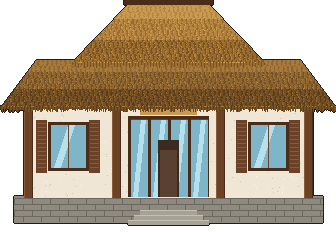
#> input picture src/assets/bali-casa.png, 336 x 232 px, given in place of Brick House A.png, which was not available
$ python build_assets.py ../src/assets/bali-casa.png
#> lines starting #> are read from the running program, lines starting #| are printed output that depends on the picture; after the words box and inside, x2 and y2 are one past the last pixel; in counts of white or black regions, pixels touching at a corner belong together
"""
Copies and prepares the pixel art PoopyWorld uses from the LPC Revised pack
(https://github.com/ElizaWy/LPC, licensed OGA-BY 3.0 / CC-BY 3.0).

Usage:  python3 tools/build_assets.py /path/to/LPC
Output: src/assets/*.png
"""
import sys, shutil
from pathlib import Path
from PIL import Image
import numpy as np

LPC = Path(sys.argv[1])
OUT = Path(__file__).resolve().parent.parent / 'src' / 'assets'
OUT.mkdir(parents=True, exist_ok=True)

def copy(src, name):
    shutil.copy(LPC / src, OUT / name)

copy('Terrain/terrain_summer.png', 'terrain.png')
copy('Terrain/trees_summer.png', 'trees.png')
copy('Terrain/plants_summer.png', 'plants.png')
copy('Terrain/flowers.png', 'flowers.png')
copy('Terrain/wildflowers_summer.png', 'wildflowers.png')
copy('Terrain/Rocks, Grasslands.png', 'rocks.png')
copy('Terrain/tilled_soil.png', 'soil.png')
copy('Structure/Fences/Plain Fence A.png', 'fence.png')
copy('Objects/Furniture/Table, Rough Wood.png', 'table.png')
copy('Objects/Furniture/Trough.png', 'trough.png')
copy('Objects/Furniture/Lighting, Outdoors.png', 'lamp.png')
copy('Objects/Furniture/Planter.png', 'planter.png')
copy('Objects/Furniture/Barrel.png', 'barrel.png')
copy('Objects/Furniture/Crate.png', 'crate.png')
copy('Objects/Small Items/Hay & Straw.png', 'hay.png')
copy('Objects/Small Items/Fire, Camp.png', 'campfire.png')
copy('Objects/Small Items/Buckets.png', 'buckets.png')
copy('Objects/Small Items/Baskets A.png', 'baskets.png')
# indoors
copy('Structure/Floor/Wood Floor A.png', 'floor_wood.png')
copy('Structure/Walls/Painted Walls.png', 'walls.png')
copy('Objects/Furniture/Seating/Sofa, Casual A.png', 'sofa.png')
copy('Objects/Furniture/Fireplace.png', 'fireplace.png')
copy('Objects/Furniture/Rugs/Swirling Vine Rug.png', 'rug.png')
copy('Objects/Furniture/Shelf.png', 'shelf.png')
copy('Objects/Furniture/TV, Widescreen.png', 'tv.png')
copy('Objects/Furniture/Countertop.png', 'counter.png')
copy('Objects/Furniture/Sink, Countertop.png', 'sink.png')
copy('Objects/Furniture/Oven, Modern.png', 'oven.png')
copy('Objects/Furniture/Fridge.png', 'fridge.png')
copy('Objects/Furniture/Lighting, Floor.png', 'floorlamp.png')
copy('Objects/Wall Items/Paintings, Landscape.png', 'paintings.png')
copy('Objects/Furniture/Clock, Grandfather.png', 'clock.png')
copy('Structure/Windows/Ornamental Windows A.png', 'window.png')
copy('Objects/Furniture/End Table.png', 'endtable.png')

# --- The house: Brick House A with the slate roof recoloured to warm terracotta ---
a = np.array(Image.open(LPC / 'Structure/Structures/Brick House A.png').convert('RGBA'))
#> a is the input picture: shape (232, 336, 4); mean R, G, B, A 108.4, 94.9, 74.8, 187.2
roof_map = {
    (15, 18, 24): (46, 18, 16), (27, 25, 43): (74, 30, 26), (41, 37, 58): (104, 40, 30),
    (52, 48, 67): (138, 54, 38), (72, 65, 82): (172, 72, 48), (75, 75, 96): (186, 86, 56),
    (114, 107, 126): (214, 120, 80),
}
out = a.copy()
h, w, _ = a.shape
#> h = 232; w = 336
for y in range(h):
    for x in range(w):
        roof = (y < 103) if x < 167 else (y < 71)
        if 205 <= x <= 222 and y < 29:
            roof = False  # chimney
        k = tuple(int(v) for v in a[y, x, :3])
        if roof and a[y, x, 3] > 0 and k in roof_map:
            out[y, x, :3] = roof_map[k]
Image.fromarray(out).save(OUT / 'house.png')

# Our own villa: the same house made wider (longer roof, a second window).
strip = out[:, 104:112]
villa = np.concatenate([out[:, :112]] + [strip] * 8 + [out[:, 112:]], axis=1)
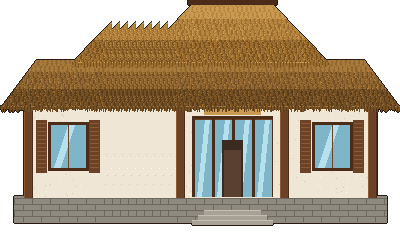
#> villa: shape (232, 400, 4); mean R, G, B, A 116.1, 101.7, 80.5, 192.4; transparent parts drawn white
villa[104:176, 124:156] = out[104:176, 112:144]
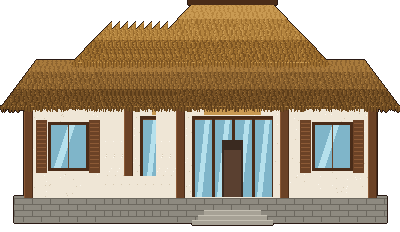
#> villa: shape (232, 400, 4); 1.86% of pixels changed, all inside (x1, y1, x2, y2) = (124, 104, 156, 176); transparent parts drawn white
Image.fromarray(villa).save(OUT / 'villa.png')

# Village variants of the same house: other roof colours.
import colorsys
def roof_variant(hue_shift, sat_mul, name):
#> called with hue_shift = 0.58, sat_mul = 0.9, name = 'house-blue.png'
    v = out.copy()
    for y in range(h):
        for x in range(w):
            roof = (y < 103) if x < 167 else (y < 71)
            if 205 <= x <= 222 and y < 29:
                roof = False
            k = tuple(int(c) for c in a[y, x, :3])
            if roof and a[y, x, 3] > 0 and k in roof_map:
                r, g, b = [c / 255 for c in roof_map[k]]
                hh, ll, ss = colorsys.rgb_to_hls(r, g, b)
                r, g, b = colorsys.hls_to_rgb((hh + hue_shift) % 1, ll, min(1, ss * sat_mul))
                v[y, x, :3] = [int(r * 255), int(g * 255), int(b * 255)]
    Image.fromarray(v).save(OUT / name)
roof_variant(0.58, 0.9, 'house-blue.png')
roof_variant(0.30, 0.7, 'house-green.png')
roof_variant(0.78, 0.8, 'house-purple.png')

# The cottage (Paneled House A) and a blue-roofed version.
cot = np.array(Image.open(LPC / 'Structure/Structures/Paneled House A.png').convert('RGBA'))
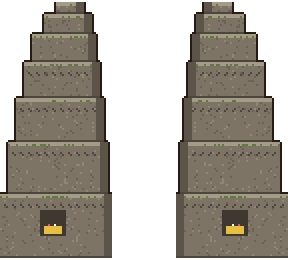
#> input picture src/assets/bali-gate.png, 144 x 130 px, given in place of Paneled House A.png, which was not available (shown 2 times larger)
#> cot is the input picture: shape (130, 144, 4); mean R, G, B, A 72, 66.7, 57.8, 156.3
Image.fromarray(cot).save(OUT / 'cottage.png')
cb = cot.copy()
for y in range(cot.shape[0]):
    for x in range(cot.shape[1]):
        r, g, b, al = [int(c) for c in cot[y, x]]
        if al == 0 or y > 70:
            continue
        hh, ll, ss = colorsys.rgb_to_hls(r / 255, g / 255, b / 255)
        if ss > 0.25 and (hh < 0.12 or hh > 0.95):
            r2, g2, b2 = colorsys.hls_to_rgb((hh + 0.56) % 1, ll, ss * 0.8)
            cb[y, x, :3] = [int(r2 * 255), int(g2 * 255), int(b2 * 255)]
#> cb: shape (130, 144, 4); 1.77% of pixels changed, all inside (x1, y1, x2, y2) = (4, 1, 140, 71)
Image.fromarray(cb).save(OUT / 'cottage-blue.png')
copy('Structure/Structures/Brick House B.png', 'house-b.png')

# Hollowmere Manor: the original slate-roofed house, much wider, a little darker.
slate = a.copy()
st = slate[:, 104:112]
manor = np.concatenate([slate[:, :112]] + [st] * 16 + [slate[:, 112:]], axis=1)
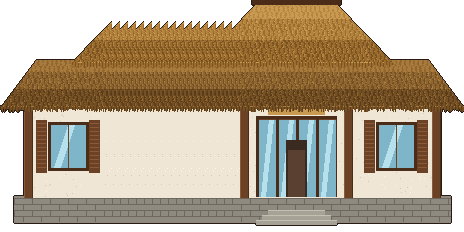
#> manor: shape (232, 464, 4); mean R, G, B, A 121.7, 106.6, 84.6, 196.1; transparent parts drawn white
for x0 in (132, 186):
    manor[104:176, x0:x0 + 32] = slate[104:176, 112:144]
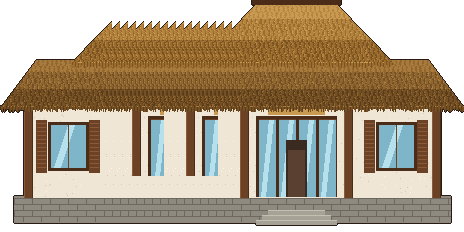
#> manor: shape (232, 464, 4); 3.18% of pixels changed, all inside (x1, y1, x2, y2) = (132, 104, 218, 176); transparent parts drawn white
m = manor.astype(float)
m[:, :, :3] *= 0.82
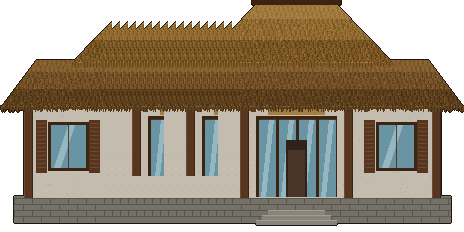
#> m: shape (232, 464, 4) float64; mean R, G, B, A 97, 84.9, 67.1, 196.1; transparent parts drawn white
Image.fromarray(m.astype(np.uint8)).save(OUT / 'manor.png')
copy('Objects/Wall Items/Paintings, Portraits.png', 'portraits.png')
copy('Objects/Small Items/Lighting, Table.png', 'candles.png')
copy('Objects/Furniture/Lighting, Floor.png', 'floorlights.png')
copy('Objects/Furniture/Wolf Stone.png', 'seals.png')
copy('Objects/Furniture/Stone Slab.png', 'slab.png')
copy('Objects/Furniture/Desk, Office.png', 'desk.png')
copy('Structure/Misc/Fountain A.png', 'fountain.png')

# (Characters are built by tools/build_characters.py)

print('Assets written to', OUT)
